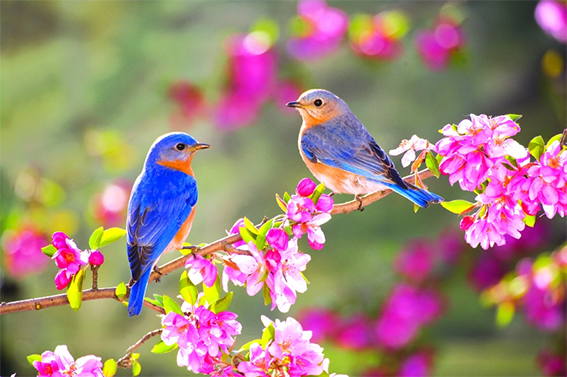
%> input picture bilgisayarli-gorme/bölüm-4_matlab/kuslar.jpg, 567 x 377 px
$ octave example_02.m   (GNU Octave 9; MATLAB toolbox functions it lacks are replaced by stand-ins)
%> lines starting %> are read from the running program, lines starting %| are printed output that depends on the picture; in (x1, y1, x2, y2) boxes, pixels count from 0 and x2, y2 are one past the last pixel; in counts of white or black regions, pixels touching at a corner belong together; the program's own positions count from 1
clc;
clear all;
kus_rgb=imread('kuslar.jpg');
%> kus_rgb is the input picture: size 377x567x3 uint8; mean R, G, B 158.7, 132.5, 121.2
kus_gray=rgb2gray(kus_rgb); %rgb yi gri görüntüye dönüþtür
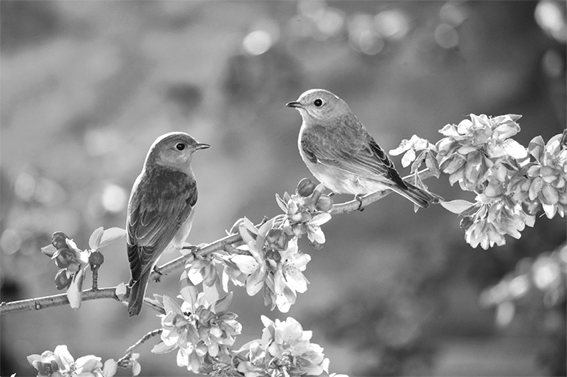
%> kus_gray: size 377x567 uint8; min 3, max 255, mean 139
kus_bin=im2bw(kus_gray); %gri yi ikili görüntüye dönüþtür
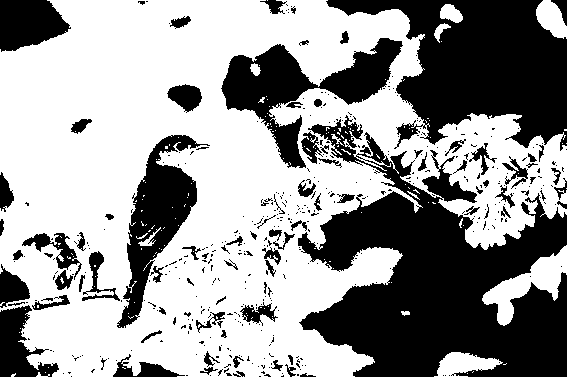
%> kus_bin: size 377x567 logical; 60.1% white; 462 black regions (373 under 20 px), largest, box (x1, y1, x2, y2) and area: (298, 115, 567, 377) 36109, (326, 0, 567, 151) 19683, (221, 38, 403, 168) 7902

yapay_kirmizi=kus_rgb;
yapay_kirmizi(:,:,2)=0; %yeþil kanal 0 yapýldý
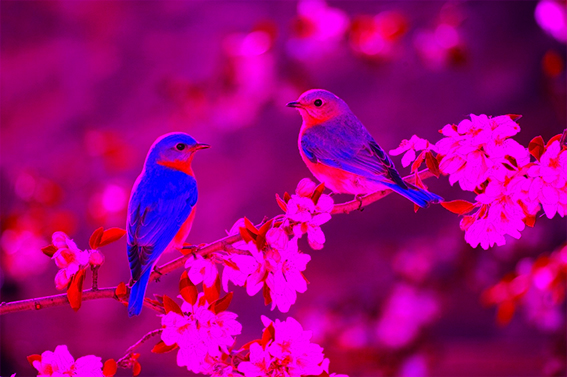
%> yapay_kirmizi: size 377x567x3 uint8; mean R, G, B 158.7, 0, 121.2
yapay_kirmizi(:,:,3)=0; %mavi kanal 0 yapýldý
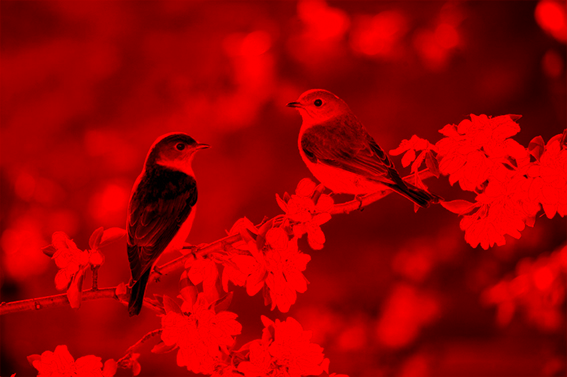
%> yapay_kirmizi: size 377x567x3 uint8; mean R, G, B 158.7, 0, 0

yapay_yesil=kus_rgb;
yapay_yesil(:,:,1)=0; %kýrmýzý kanal 0 yapýldý
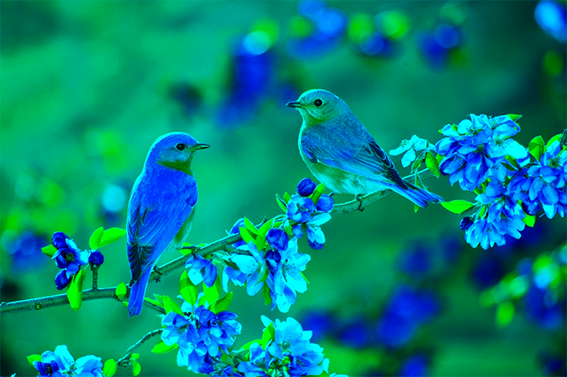
%> yapay_yesil: size 377x567x3 uint8; mean R, G, B 0, 132.5, 121.2
yapay_yesil(:,:,3)=0; %mavi kanal 0 yapýldý
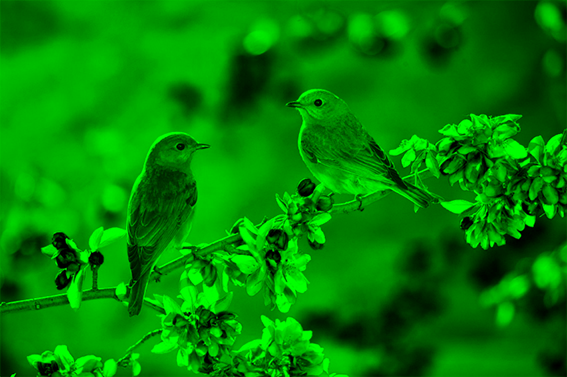
%> yapay_yesil: size 377x567x3 uint8; mean R, G, B 0, 132.5, 0

yapay_mavi=kus_rgb;
yapay_mavi(:,:,1)=0; %kýrmýzý kanal 0 yapýldý
yapay_mavi(:,:,2)=0; %yeþil kanal 0 yapýldý
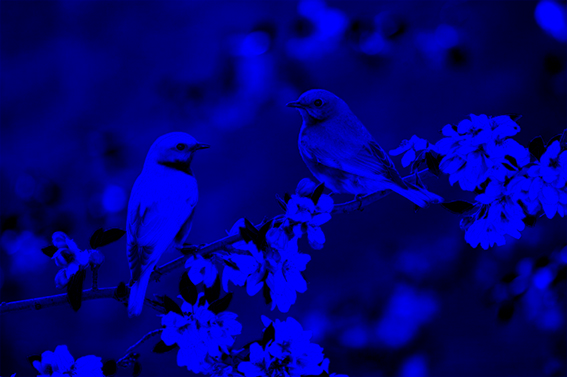
%> yapay_mavi: size 377x567x3 uint8; mean R, G, B 0, 0, 121.2

figure(1);
subplot(2,3,1); imshow(kus_rgb); title('Orjinal RGB');
subplot(2,3,2); imshow(kus_gray); title('Gri');
subplot(2,3,3); imshow(kus_bin); title('Ýkili');
subplot(2,3,4); imshow(yapay_kirmizi); title('Yapay Kýrmýzý');
subplot(2,3,5); imshow(yapay_yesil); title('Yapay Yeþil');
subplot(2,3,6); imshow(yapay_mavi); title('Yapay Mavi');
